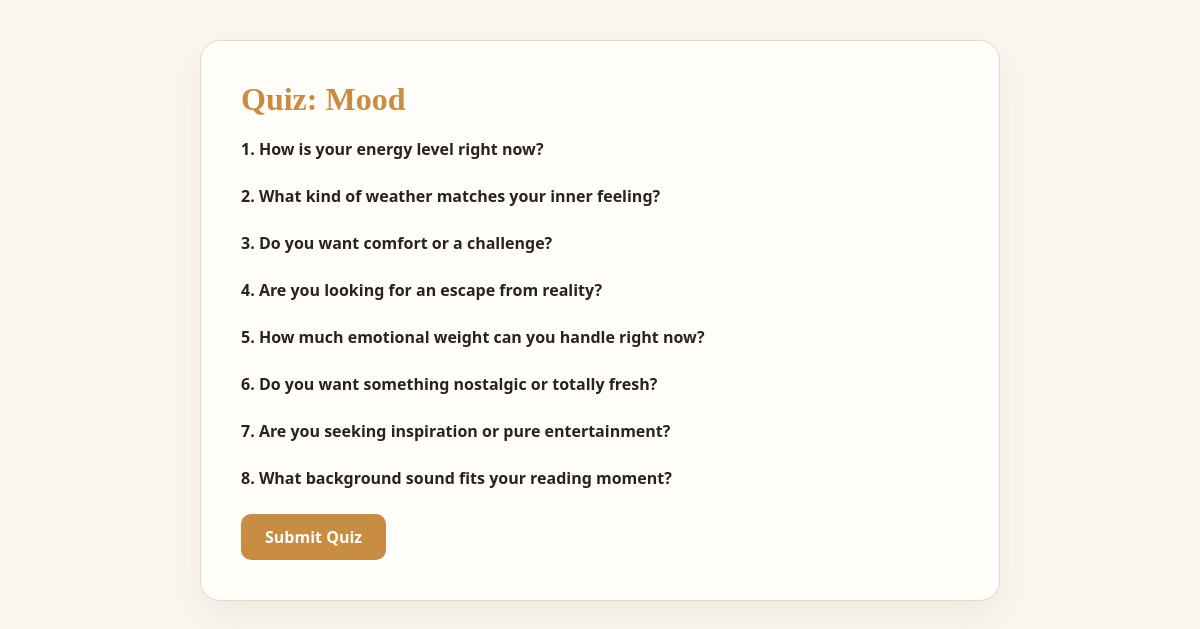
The app's page /backend/quiz/quiz-engine.php?type=mood with its own data.
### tables this page shows
CREATE TABLE `questions` (
  `id` int(11) NOT NULL,
  `quiz_type` varchar(50) NOT NULL,
  `question_text` text NOT NULL
);

### backend/quiz/quiz-engine.php (the view, shortened to what this page needs)
<?php
$host = 'localhost';
$dbname = 'bookmatch';
$username = 'root';
$password = '';
try {
    $pdo = new PDO("mysql:host=$host;dbname=$dbname;charset=utf8mb4", $username, $password);
    $pdo->setAttribute(PDO::ATTR_ERRMODE, PDO::ERRMODE_EXCEPTION);
    $quiz_type = $_GET['type'] ?? 'next-read';
    $stmt = $pdo->prepare("SELECT * FROM questions WHERE quiz_type = ?");
    $stmt->execute([$quiz_type]);
    $questions = $stmt->fetchAll(PDO::FETCH_ASSOC);
} catch (PDOException $e) {
    die("Databasis fout: " . $e->getMessage());
}
?>
<!DOCTYPE html>
<html lang="en">
<head>
    <link rel="stylesheet" href="../assets/css/style.css">
</head>
<body>
    <div class="quiz-engine-box">
        <h1>Quiz: <?php echo ucwords(str_replace('-', ' ', $quiz_type)); ?></h1>
        <?php if (empty($questions)): ?>
            <p>Geen vrae gevind vir hierdie quiz in die databasis nie. Voeg asseblief SQL-data by!</p>
        <?php else: ?>
            <form action="save_results.php" method="POST">
                <?php foreach ($questions as $index => $q): ?>
                    <div class="question-block">
                        <p><strong><?php echo ($index + 1) . '. ' . htmlspecialchars($q['question_text']); ?></strong></p>
                    </div>
                <?php endforeach; ?>
                <button type="submit" class="submit-btn">Submit Quiz</button>
            </form>
        <?php endif; ?>
    </div>
</body>
</html>

### assets/css/style.css (style rules this page uses)
html, body { height: auto !important; min-height: 100vh; overflow-x: hidden !important; overflow-y: auto !important; background-color: var(--bg-color, #f9f6f0); color: var(--text-color, #333333); margin: 0; padding: 0; font-family: 'Segoe UI', Tahoma, Geneva, Verdana, sans-serif; }
:root { --bg-primary: #fbf8f3; --bg-sidebar: #f5efe6; --card-bg: #fffbf5; --border-color: #e6dfd5; --text-main: #2d241e; --text-muted: #75685e; --accent-brown: #8b5a2b; --accent-orange: #d97736; --accent-hover: #c46424; --shadow-sm: 0 4px 12px rgba(139, 90, 43, 0.05); --shadow-md: 0 8px 24px rgba(139, 90, 43, 0.08); --radius-lg: 16px; --radius-md: 10px; }
* { box-sizing: border-box; margin: 0; padding: 0; font-family: 'Segoe UI', system-ui, -apple-system, sans-serif; }
body { background-color: var(--bg-primary); color: var(--text-main); min-height: 100vh; }
:root { --bg-cream: #f4ecdf; --sidebar-bg: #efe4d3; --card-bg: #fdfbf7; --border-color: #d8c5ad; --text-main: #3d3328; --accent-orange: #c87d31; --accent-orange-hover: #b46e29; --badge-green-bg: #e2ede3; --badge-green-text: #3c6e47; --badge-yellow-bg: #fbf2df; --badge-yellow-text: #8c6a2e; }
* { box-sizing: border-box; margin: 0; padding: 0; font-family: 'Segoe UI', Tahoma, Geneva, Verdana, sans-serif; }
body { background-color: var(--bg-cream); color: var(--text-main); }

### backend/quiz/quiz-engine.php (style rules this page uses)
body { background: #fbf7f0; font-family: 'Segoe UI', Tahoma, Geneva, Verdana, sans-serif; padding: 40px; color: #2b221e; }
.quiz-engine-box { max-width: 800px; margin: 0 auto; background: #fffdf9; padding: 40px; border-radius: 20px; border: 1px solid #e6d7c3; box-shadow: 0 16px 40px rgba(56, 40, 28, 0.07); }
h1 { color: #c88c42; margin-bottom: 20px; font-family: Georgia, serif; }
.question-block { margin-bottom: 25px; }
.submit-btn { background: #c88c42; color: white; border: none; padding: 12px 24px; border-radius: 10px; cursor: pointer; font-size: 16px; font-weight: bold; }

### records on screen
questions: question_text "How is your energy level right now?"
questions: question_text "What kind of weather matches your inner feeling?"
questions: question_text "Do you want comfort or a challenge?"
questions: question_text "Are you looking for an escape from reality?"
questions: question_text "How much emotional weight can you handle right now?"
questions: question_text "Do you want something nostalgic or totally fresh?"
questions: question_text "Are you seeking inspiration or pure entertainment?"
questions: question_text "What background sound fits your reading moment?"

### other values on screen
str_replace('-', ' ', $quiz_type) "Mood"
